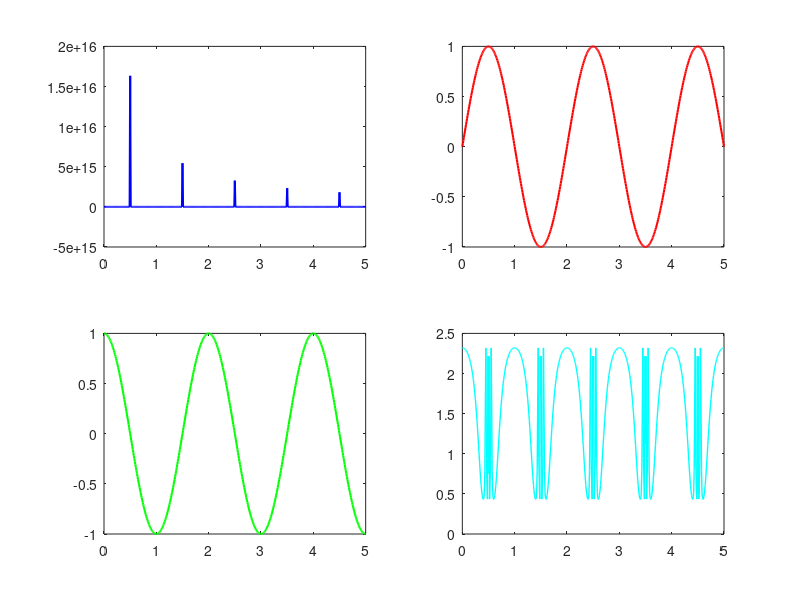

Reproduce this figure in MATLAB.
clc, clear, close all;

%helping variables
T = 2;
t = linspace(0, 5, 501);
x = sin(2 * pi * t / T);
y = cos(2 * pi * t/ T);
z = tan(2 * pi * t / T);
w = exp(sin(cos(tan(2 * pi * t /T))));


figure('position', [150,150,800,400]);
%for another visualization we can create a grid with the subplot command
% subplot(number of rows, number of columns, number of the plot)
subplot(2,2,1);
plot(t,z, "b", "LineWidth",1.5);
subplot(2,2,2);
plot(t,x, "r", "LineWidth",1.5);
subplot(2,2,3);
plot(t, y, "g", "LineWidth",1.5);
subplot(2,2,4);
plot(t,w,"c","LineWidth",1);

%we can also personalized it as we already did it before